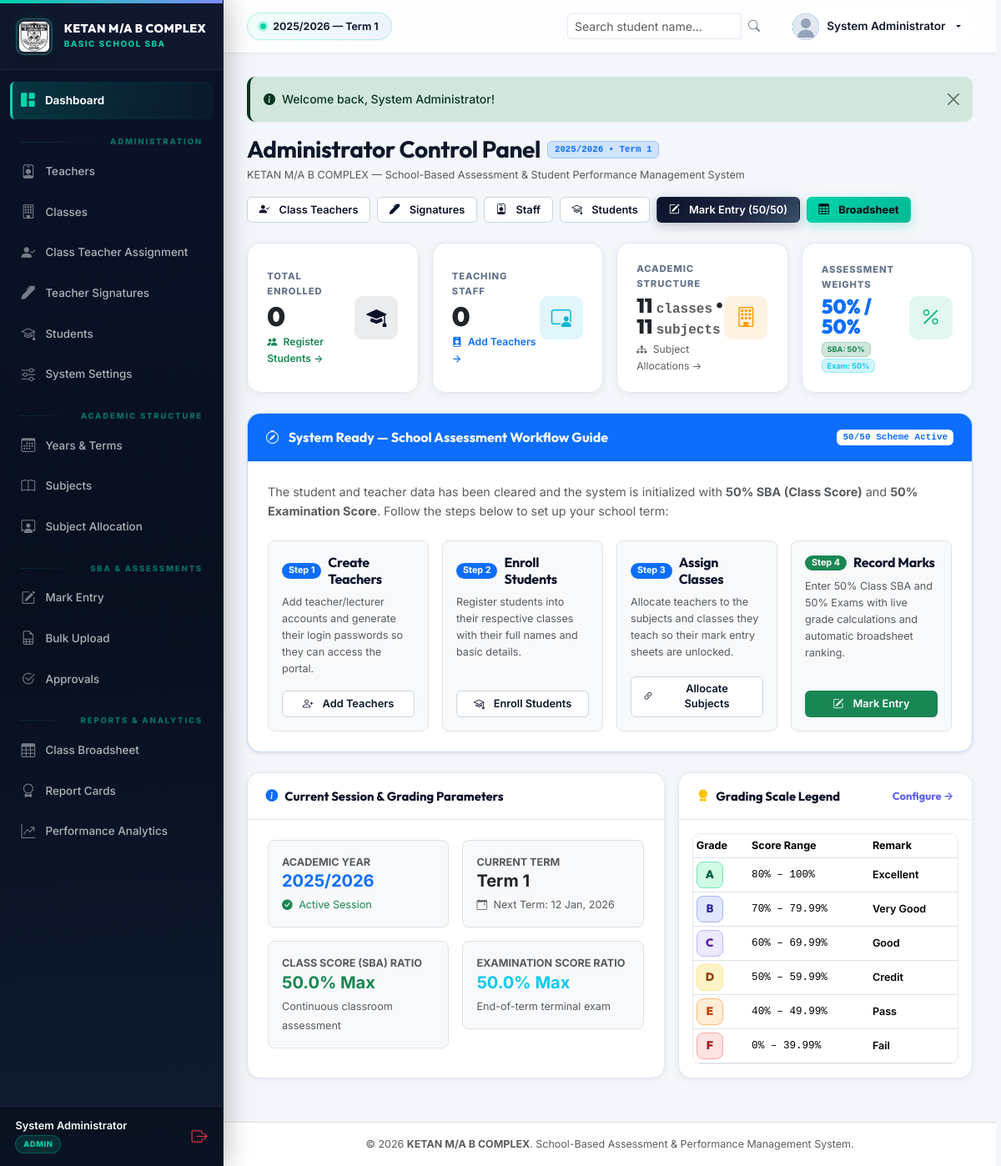
/dashboard.php (signed in), run on the app's committed database.
### tables this page shows
CREATE TABLE `academic_years` (
  `id` INT AUTO_INCREMENT PRIMARY KEY,
  `year_name` VARCHAR(30) NOT NULL UNIQUE,
  `is_active` TINYINT(1) NOT NULL DEFAULT 0,
  `start_date` DATE DEFAULT NULL,
  `end_date` DATE DEFAULT NULL,
  `created_at` TIMESTAMP DEFAULT CURRENT_TIMESTAMP,
  INDEX `idx_academic_years_active` (`is_active`)
);

CREATE TABLE `terms` (
  `id` INT AUTO_INCREMENT PRIMARY KEY,
  `academic_year_id` INT NOT NULL,
  `term_name` VARCHAR(30) NOT NULL,
  `is_active` TINYINT(1) NOT NULL DEFAULT 0,
  `next_term_start_date` DATE DEFAULT NULL,
  `created_at` TIMESTAMP DEFAULT CURRENT_TIMESTAMP,
  INDEX `idx_terms_active` (`is_active`),
  UNIQUE KEY `unique_term_per_year` (`academic_year_id`, `term_name`),
  FOREIGN KEY (`academic_year_id`) REFERENCES `academic_years` (`id`) ON DELETE CASCADE
);

CREATE TABLE `grading_scale` (
  `id` INT AUTO_INCREMENT PRIMARY KEY,
  `grade` VARCHAR(5) NOT NULL UNIQUE,
  `min_score` DECIMAL(5,2) NOT NULL,
  `max_score` DECIMAL(5,2) NOT NULL,
  `remark` VARCHAR(50) NOT NULL,
  `display_order` INT NOT NULL DEFAULT 0
);

### dashboard.php (the view, shortened to what the rows shown need)
<?php
require_once __DIR__ . '/config/config.php';
require_once __DIR__ . '/config/session.php';
$activeYear = getActiveAcademicYear();
$activeTerm = getActiveTerm();
$yearId = $activeYear['id'] ?? 1;
$termId = $activeTerm['id'] ?? 1;
require_once __DIR__ . '/includes/header.php';
require_once __DIR__ . '/includes/sidebar.php';
require_once __DIR__ . '/includes/navbar.php';
if (in_array($role, ['admin', 'headteacher'])) {
    $marksCountStmt = $db->prepare("SELECT COUNT(*) FROM marks WHERE academic_year_id = ? AND term_id = ?");
    $marksCountStmt->execute([$yearId, $termId]);
    $totalMarksCount = (int)($marksCountStmt->fetchColumn() ?: 0);
    $gradingScale = getGradingScale();
}
?>
<div class="d-flex justify-content-between align-items-center mb-4 flex-wrap gap-3">
    <div>
        <div class="d-flex align-items-center gap-2 mb-1">
            <h2 class="h3 fw-bold mb-0" style="font-family: 'Outfit';">
                <?= $role === 'admin' ? 'Administrator Control Panel' : ($role === 'headteacher' ? 'Head Teacher Dashboard' : 'Teacher Portal') ?>
            </h2>
            <span class="badge bg-primary-subtle text-primary border border-primary-subtle font-monospace px-2 py-1">
                <?= htmlspecialchars($activeYear['year_name'] ?? '2025/2026') ?> • <?= htmlspecialchars($activeTerm['term_name'] ?? 'Term 1') ?>
            </span>
        </div>
    </div>
</div>
<?php if (in_array($role, ['admin', 'headteacher'])): ?>
    <?php if ($totalMarksCount === 0): ?>
        <div class="card-custom mb-4 border-primary border-opacity-25 shadow-sm">
            <div class="card-header bg-primary text-white d-flex justify-content-between align-items-center">
                <span class="fw-bold fs-6">
                    <i class="bi bi-compass me-2"></i> System Ready — School Assessment Workflow Guide
                </span>
                <span class="badge bg-white text-primary fw-bold font-monospace">50/50 Scheme Active</span>
            </div>
            <div class="card-body p-4">
                <p class="text-muted mb-4">
                    The student and teacher data has been cleared and the system is initialized with <strong>50% SBA (Class Score)</strong> and <strong>50% Examination Score</strong>. Follow the steps below to set up your school term:
                </p>
                <div class="row g-3">
                    <div class="col-md-6 col-lg-3">
                        <div class="p-3 border rounded-3 bg-light h-100 d-flex flex-column justify-content-between">
                            <div>
                                <div class="d-flex align-items-center gap-2 mb-2">
                                    <span class="badge bg-primary text-white rounded-pill px-2 py-1">Step 1</span>
                                    <h6 class="fw-bold mb-0">Create Teachers</h6>
                                </div>
                                <p class="small text-muted mb-3">
                                    Add teacher/lecturer accounts and generate their login passwords so they can access the portal.
                                </p>
                            </div>
                            <a href="<?= url('teachers.php') ?>" class="btn btn-sm btn-outline-primary w-100">
                                <i class="bi bi-person-plus me-1"></i> Add Teachers
                            </a>
                        </div>
                    </div>
                    <div class="col-md-6 col-lg-3">
                        <div class="p-3 border rounded-3 bg-light h-100 d-flex flex-column justify-content-between">
                            <div>
                                <div class="d-flex align-items-center gap-2 mb-2">
                                    <span class="badge bg-primary text-white rounded-pill px-2 py-1">Step 2</span>
                                    <h6 class="fw-bold mb-0">Enroll Students</h6>
                                </div>
                                <p class="small text-muted mb-3">
                                    Register students into their respective classes with their full names and basic details.
                                </p>
                            </div>
                            <a href="<?= url('students.php') ?>" class="btn btn-sm btn-outline-primary w-100">
                                <i class="bi bi-mortarboard me-1"></i> Enroll Students
                            </a>
                        </div>
                    </div>
                    <div class="col-md-6 col-lg-3">
                        <div class="p-3 border rounded-3 bg-light h-100 d-flex flex-column justify-content-between">
                            <div>
                                <div class="d-flex align-items-center gap-2 mb-2">
                                    <span class="badge bg-primary text-white rounded-pill px-2 py-1">Step 3</span>
                                    <h6 class="fw-bold mb-0">Assign Classes</h6>
                                </div>
                                <p class="small text-muted mb-3">
                                    Allocate teachers to the subjects and classes they teach so their mark entry sheets are unlocked.
                                </p>
                            </div>
                            <a href="<?= url('assignments.php') ?>" class="btn btn-sm btn-outline-primary w-100">
                                <i class="bi bi-link-45deg me-1"></i> Allocate Subjects
                            </a>
                        </div>
                    </div>
                    <div class="col-md-6 col-lg-3">
                        <div class="p-3 border rounded-3 bg-light h-100 d-flex flex-column justify-content-between">
                            <div>
                                <div class="d-flex align-items-center gap-2 mb-2">
                                    <span class="badge bg-success text-white rounded-pill px-2 py-1">Step 4</span>
                                    <h6 class="fw-bold mb-0">Record Marks</h6>
                                </div>
                                <p class="small text-muted mb-3">
                                    Enter 50% Class SBA and 50% Exams with live grade calculations and automatic broadsheet ranking.
                                </p>
                            </div>
                            <a href="<?= url('marks.php') ?>" class="btn btn-sm btn-success w-100">
                                <i class="bi bi-pencil-square me-1"></i> Mark Entry
                            </a>
                        </div>
                    </div>
                </div>
            </div>
        </div>
        <div class="row g-3 mb-4">
            <div class="col-lg-7">
                <div class="card-custom h-100">
                    <div class="card-header bg-white">
                        <span><i class="bi bi-info-circle-fill text-primary me-2"></i>Current Session & Grading Parameters</span>
                    </div>
                    <div class="card-body p-4">
                        <div class="row g-3">
                            <div class="col-sm-6">
                                <div class="p-3 bg-light rounded-3 border">
                                    <div class="small text-muted fw-bold text-uppercase">Academic Year</div>
                                    <div class="h5 fw-bold text-primary mb-1"><?= htmlspecialchars($activeYear['year_name'] ?? '2025/2026') ?></div>
                                    <small class="text-success"><i class="bi bi-check-circle-fill me-1"></i> Active Session</small>
                                </div>
                            </div>
                            <div class="col-sm-6">
                                <div class="p-3 bg-light rounded-3 border">
                                    <div class="small text-muted fw-bold text-uppercase">Current Term</div>
                                    <div class="h5 fw-bold text-dark mb-1"><?= htmlspecialchars($activeTerm['term_name'] ?? 'Term 1') ?></div>
                                    <small class="text-muted"><i class="bi bi-calendar-event me-1"></i> Next Term: <?= date('d M, Y', strtotime(getSetting('next_term_date', '2026-01-12'))) ?></small>
                                </div>
                            </div>
                            <div class="col-sm-6">
                                <div class="p-3 bg-light rounded-3 border">
                                    <div class="small text-muted fw-bold text-uppercase">Class Score (SBA) Ratio</div>
                                    <div class="h5 fw-bold text-success mb-1">50.0% Max</div>
                                    <small class="text-muted">Continuous classroom assessment</small>
                                </div>
                            </div>
                            <div class="col-sm-6">
                                <div class="p-3 bg-light rounded-3 border">
                                    <div class="small text-muted fw-bold text-uppercase">Examination Score Ratio</div>
                                    <div class="h5 fw-bold text-info mb-1">50.0% Max</div>
                                    <small class="text-muted">End-of-term terminal exam</small>
                                </div>
                            </div>
                        </div>
                    </div>
                </div>
            </div>
            <div class="col-lg-5">
                <div class="card-custom h-100">
                    <div class="card-header bg-white d-flex justify-content-between align-items-center">
                        <span><i class="bi bi-award-fill text-warning me-2"></i>Grading Scale Legend</span>
                        <a href="<?= url('settings.php') ?>" class="small text-decoration-none">Configure &rarr;</a>
                    </div>
                    <div class="card-body p-3">
                        <div class="table-responsive">
                            <table class="table table-sm align-middle mb-0">
                                <thead>
                                    <tr class="text-muted small">
                                        <th>Grade</th>
                                        <th>Score Range</th>
                                        <th>Remark</th>
                                    </tr>
                                </thead>
                                <tbody>
                                    <?php foreach ($gradingScale as $g): ?>
                                        <tr>
                                            <td><span class="grade-badge grade-<?= $g['grade'] ?>"><?= $g['grade'] ?></span></td>
                                            <td class="font-monospace small"><?= (float)$g['min_score'] ?>% – <?= (float)$g['max_score'] ?>%</td>
                                            <td class="small fw-semibold"><?= htmlspecialchars($g['remark']) ?></td>
                                        </tr>
                                    <?php endforeach; ?>
                                </tbody>
                            </table>
                        </div>
                    </div>
                </div>
            </div>
        </div>
    <?php endif; ?>
<?php endif; ?>
<?php
require_once __DIR__ . '/includes/footer.php';
?>

### includes/navbar.php (shortened to what the rows shown need)
<?php
$term = getActiveTerm();
$year = getActiveAcademicYear();
?>
<main class="app-main">
    <header class="app-topbar no-print">
        <div class="topbar-left">
            <?php if ($term && $year): ?>
                <div class="term-pill-badge" title="Current Academic Period">
                    <span class="term-pill-dot"></span>
                    <span><?= htmlspecialchars($year['year_name']) ?> — <?= htmlspecialchars($term['term_name']) ?></span>
                </div>
            <?php else: ?>
                <span class="badge bg-danger">No Active Academic Term</span>
            <?php endif; ?>
        </div>
    </header>
    <div class="app-content">

### data on the page
academic_years: year_name "2025/2026"
terms: term_name "Term 1"
grading_scale: grade "A", min_score "80", max_score "100", remark "Excellent"
grading_scale: grade "B", min_score "70", max_score "79.99", remark "Very Good"
grading_scale: grade "C", min_score "60", max_score "69.99", remark "Good"
grading_scale: grade "D", min_score "50", max_score "59.99", remark "Credit"
grading_scale: grade "E", min_score "40", max_score "49.99", remark "Pass"
grading_scale: grade "F", min_score "0", max_score "39.99", remark "Fail"

### other printed values
$user['full_name'] "System Administrator"
$role "ADMIN"
$flash['message'] "Welcome back, System Administrator!"
$totalStudents "0"
$totalTeachers "0"
$totalClasses "11"
$totalSubjects "11"
$maxSba "50"
$maxExam "50"
date('d M, Y', strtotime(getSetting('next_term_date', '2026-01-12'))) "12 Jan, 2026"
getSetting('school_name', 'KETAN M/A B COMPLEX') "KETAN M/A B COMPLEX"
